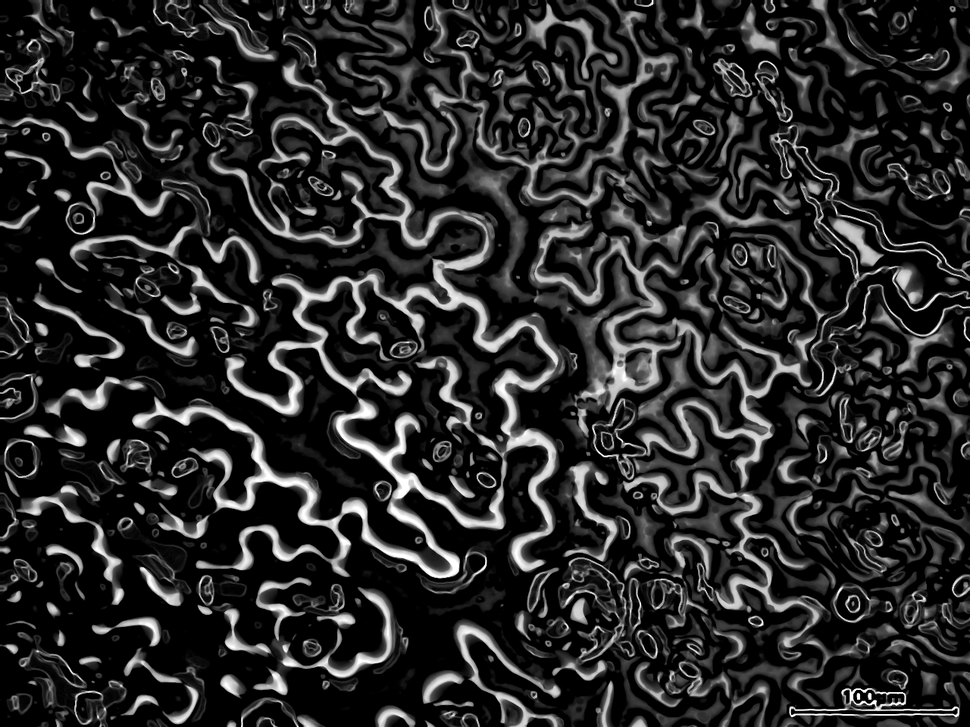
#> input picture check.png, 970 x 727 px, shrunk from 1280 x 960 before the run, given in place of hdg2-2_1_5_3_A.avi, which was not available
$ python best+CLAH.py
#> lines starting #> are read from the running program, lines starting #| are printed output that depends on the picture; after the words box and inside, x2 and y2 are one past the last pixel; in counts of white or black regions, pixels touching at a corner belong together; pictures that were not available may be replaced by others from this repository, and a replacement may not be noted
# here import numpy and cv
from distutils.spawn import spawn
from posixpath import split
from re import M
import numpy as np
import cv2
fgbg = cv2.createBackgroundSubtractorMOG2()
clahe = cv2.createCLAHE(clipLimit=2.0, tileGridSize=(8,8))
VIDEO = 'hdg2-2_1_5_3_A.avi'
Blur1 = 11
Blur2 = 5
perc = 11
k1=2
k2=2
k3=3
k4=2
ero=1
dil=1
dil_err=1

# VideoCapture()=Class for video capturing from video files, image sequences or cameras.
cap = cv2.VideoCapture(VIDEO)
OUT = None
iter = 0

while True:
    ret, frame = cap.read()
#> frame is the input picture: shape (727, 970, 3); min 0, max 255, mean 40.9

    frame
    if iter == 0:
        # <<<< you werejust saving the first frame and adding nothing to it
        OUT = frame[:, :, 0].astype('float32')*0
#> OUT: shape (727, 970) float32; every value is 0
        cell = frame[:, :, 0].astype('float64')*0
#> cell: shape (727, 970) float64; every value is 0
    if ret == False:
        break


    filtered = np.copy(frame)
    gray = cv2.cvtColor(filtered, cv2.COLOR_BGR2GRAY).astype('uint8')


    blur1 = cv2.GaussianBlur(gray,(Blur1,Blur1),5)
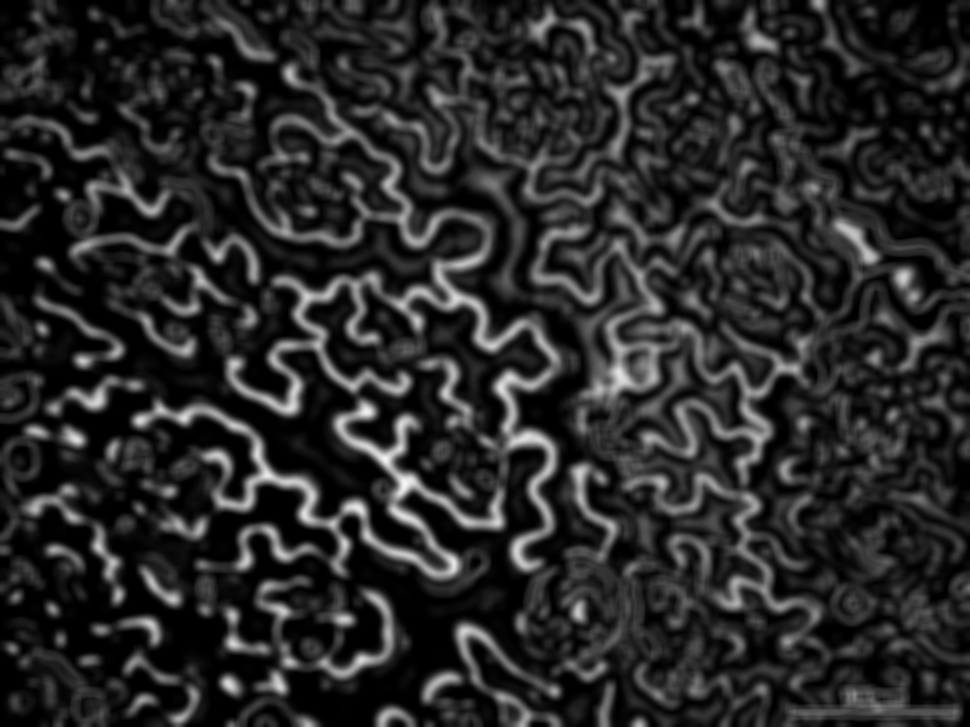
#> blur1: shape (727, 970); min 0, max 245, mean 40.9
    #cv2.imshow("blur1",blur1)
    blur2 = cv2.GaussianBlur(gray,(Blur2,Blur2),1)
    # cv2.imshow("blur2",blur2)
    res1 = blur1.astype('float')-blur2.astype('float')
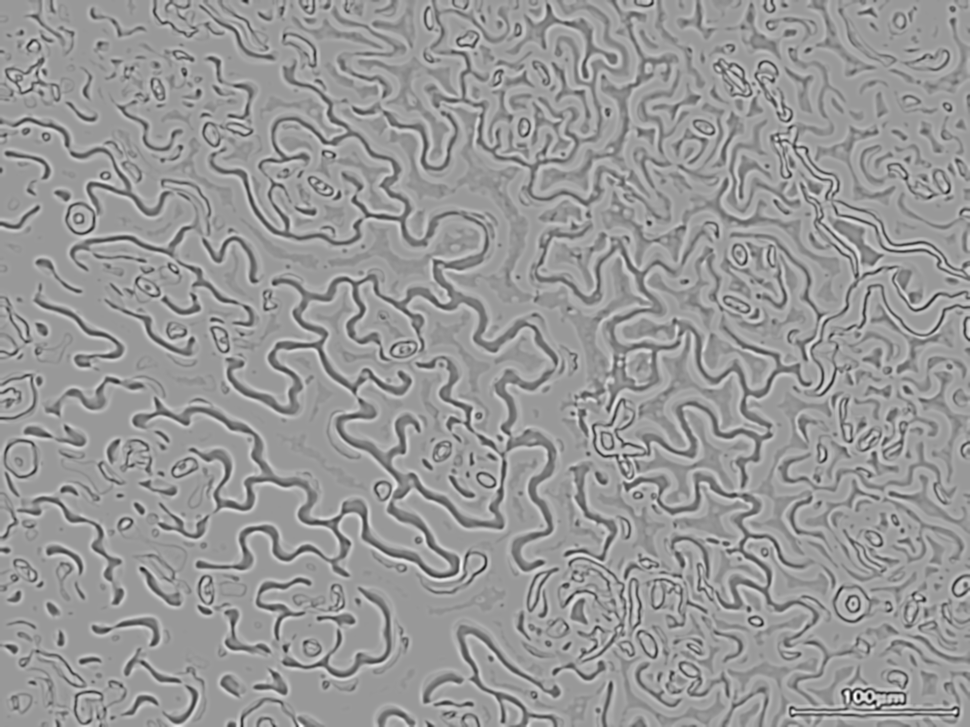
#> res1: shape (727, 970) float64; min -152, max 103, mean 0; drawn with min black and max white
    res = blur1.astype('float')-blur2.astype('float')


    res-=np.amin(res)
    res/=np.amax(res)
    #print(np.percentile(res,perc))
    res = (res>np.percentile(res,perc)).astype("uint8")*255
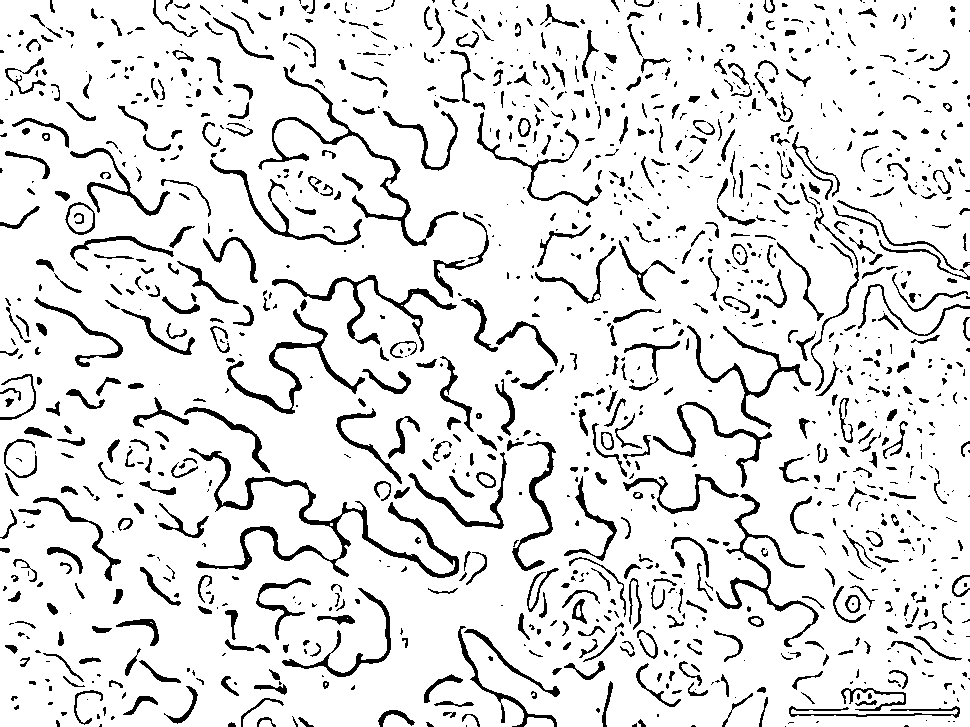
#> res: shape (727, 970); 89% white; 1295 black regions (650 under 20 px), largest, box (x1, y1, x2, y2) and area: (189, 448, 459, 578) 3750, (258, 67, 459, 246) 2084, (227, 309, 365, 414) 1634
    res = clahe.apply(res)
    ret, res = cv2.threshold(res, 156, 255, cv2.THRESH_BINARY | cv2.THRESH_OTSU)
#> ret = 3
    cv2.imshow('heatmap', res)
    kernel_op = np.ones((k3,k3),np.uint8)
    openning= cv2.morphologyEx(res,cv2.MORPH_OPEN,kernel_op)
#> openning: shape (727, 970); 88.9% white; 1200 black regions (573 under 20 px), largest, box (x1, y1, x2, y2) and area: (189, 448, 459, 578) 3794, (623, 474, 819, 647) 2292, (258, 64, 459, 246) 2121
    kernel_cl = np.ones((k4,k4),np.uint8)
    closing= cv2.morphologyEx(openning,cv2.MORPH_CLOSE,kernel_cl)
#> closing: shape (727, 970); 89.4% white; 1335 black regions (636 under 20 px), largest, box (x1, y1, x2, y2) and area: (658, 475, 820, 625) 1929, (260, 66, 428, 247) 1923, (190, 449, 352, 560) 1505

    kernel_e = np.ones((k1,k1),np.uint8)
    #kernel1 = cv2.getStructuringElement(cv2.MORPH_ELLIPSE, kernel_o)
    kernel_d = np.ones((k2,k2),np.uint8)
    #kernel = cv2.getStructuringElement(cv2.MORPH_ELLIPSE, kernel_c)
    erosion = cv2.erode(closing, kernel_e, iterations=ero)
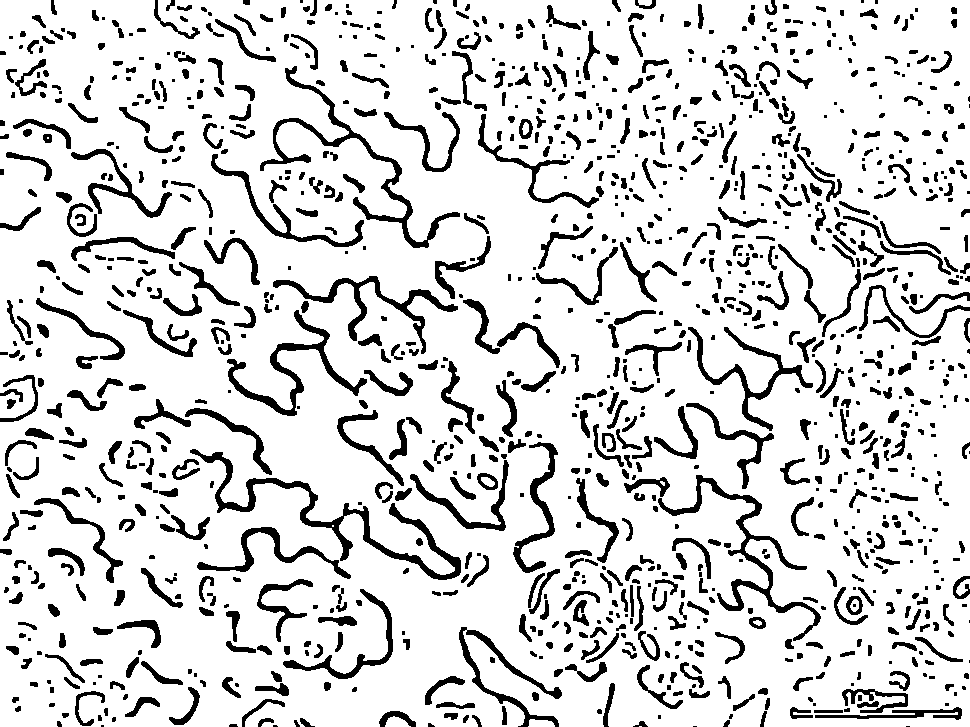
#> erosion: shape (727, 970); 84.8% white; 1212 black regions (322 under 20 px), largest, box (x1, y1, x2, y2) and area: (190, 449, 461, 580) 3555, (260, 66, 460, 248) 2849, (658, 475, 821, 641) 2677
    dilation = cv2.dilate(erosion, kernel_d, iterations=dil)
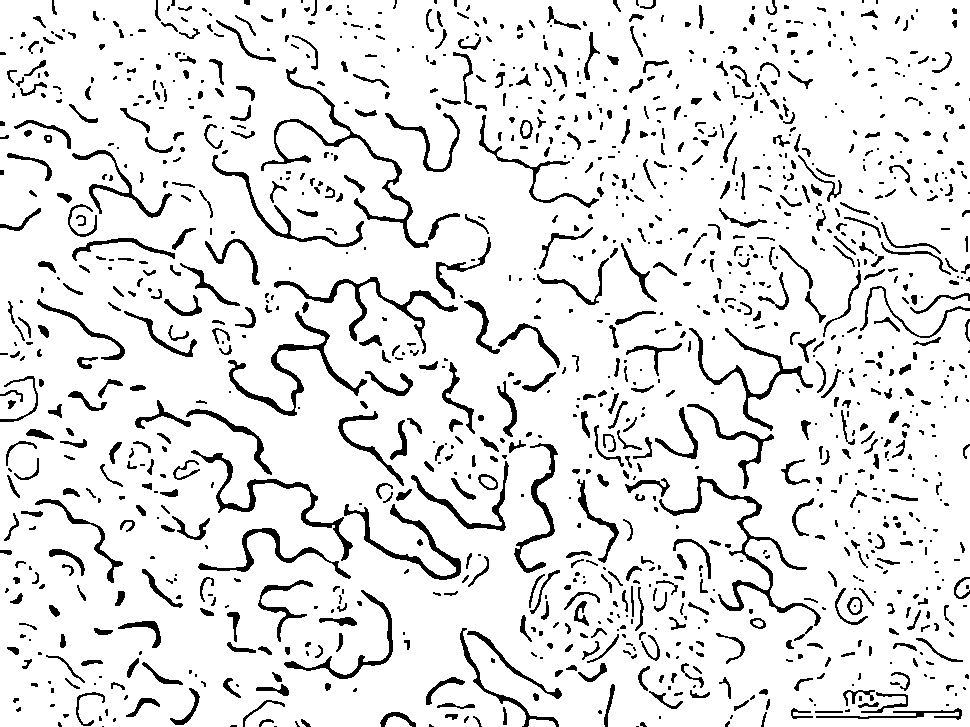
#> dilation: shape (727, 970); 89.4% white; 1261 black regions (572 under 20 px), largest, box (x1, y1, x2, y2) and area: (659, 476, 821, 626) 1929, (261, 67, 429, 248) 1923, (228, 311, 367, 416) 1681
    dil_erode = cv2.erode(dilation, kernel_e, iterations=dil_err)
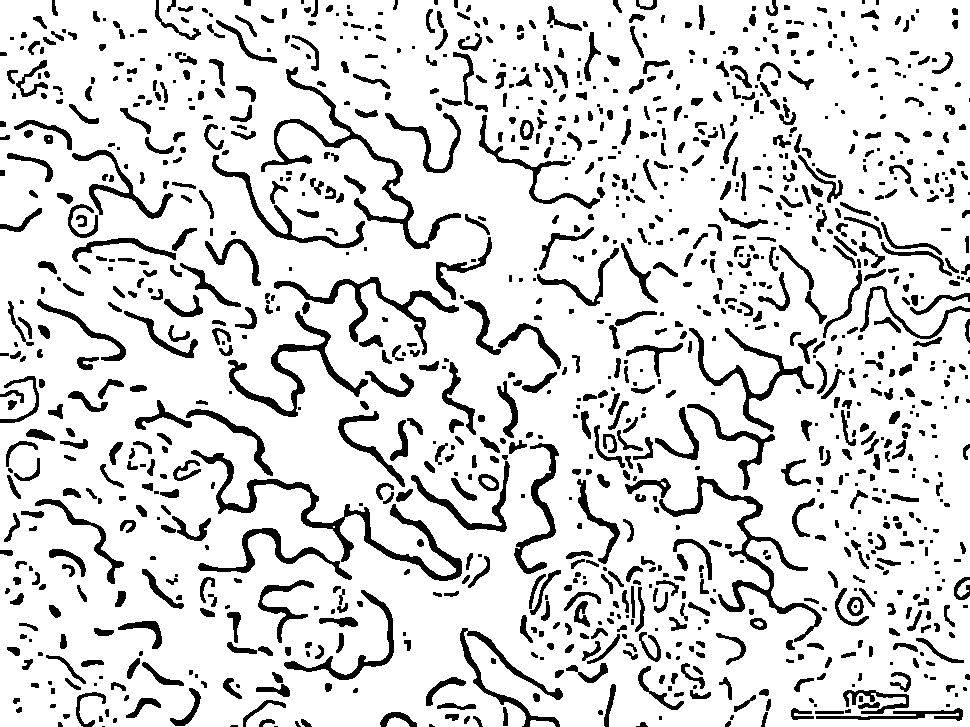
#> dil_erode: shape (727, 970); 84.8% white; 1206 black regions (319 under 20 px), largest, box (x1, y1, x2, y2) and area: (191, 450, 462, 581) 3555, (261, 67, 461, 249) 2849, (659, 476, 822, 642) 2677
    #gray_filtered= cv2.adaptiveThreshold(dil_erode,255,cv2.ADAPTIVE_THRESH_MEAN_C, cv2.THRESH_BINARY_INV,11,2)
    #OUT += gray_filtered /np.amax(res1)
    #dil_erode=fgbg.apply(dil_erode)
    OUT += dil_erode
    cv2.imshow('frame', OUT)
    iter += 1
    if cv2.waitKey(10) & 0xFF == ord('q'):
#> (key q is pressed here)
        break
cap.release()
cv2.destroyAllWindows()
cv2.imwrite(VIDEO.replace('.avi', 'best_clah.png'), ((OUT)/iter).astype("uint8"))

$ run again, on hdg2-2_1_5_3_AEric_Mine.png
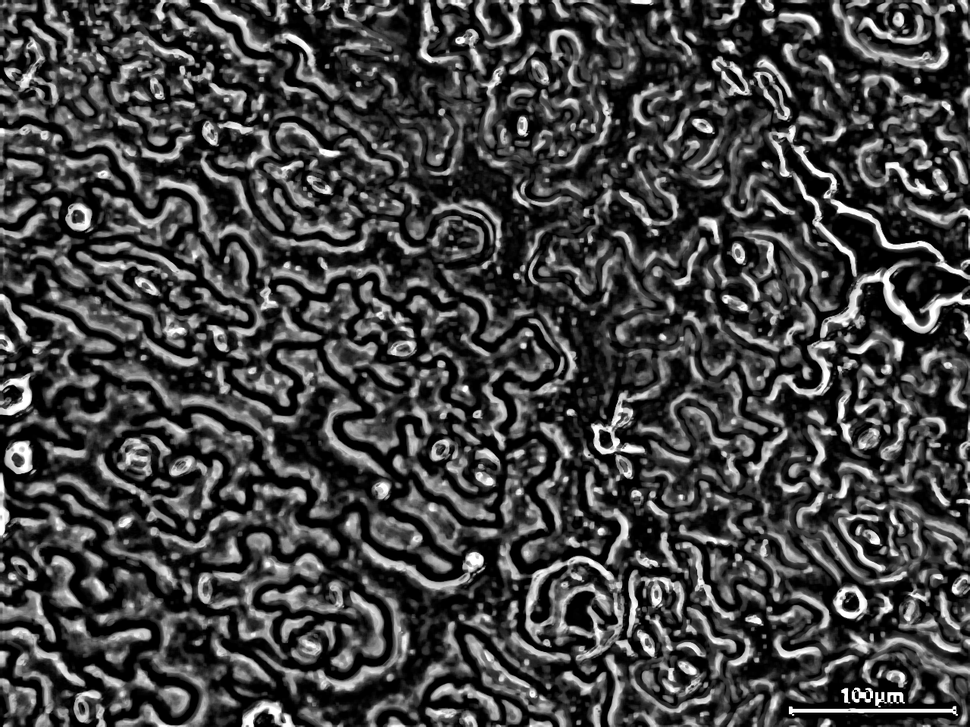
#> input picture hdg2-2_1_5_3_AEric_Mine.png, 970 x 727 px, shrunk from 1280 x 960 before the run, given in place of hdg2-2_1_5_3_A.avi, which was not available
#> frame is the input picture: shape (727, 970, 3); min 0, max 255, mean 66.5
#> cell: shape (727, 970) float64; every value is 0
#> `res = (res>np.percentile(res,perc)).astype("uint8")*255`:
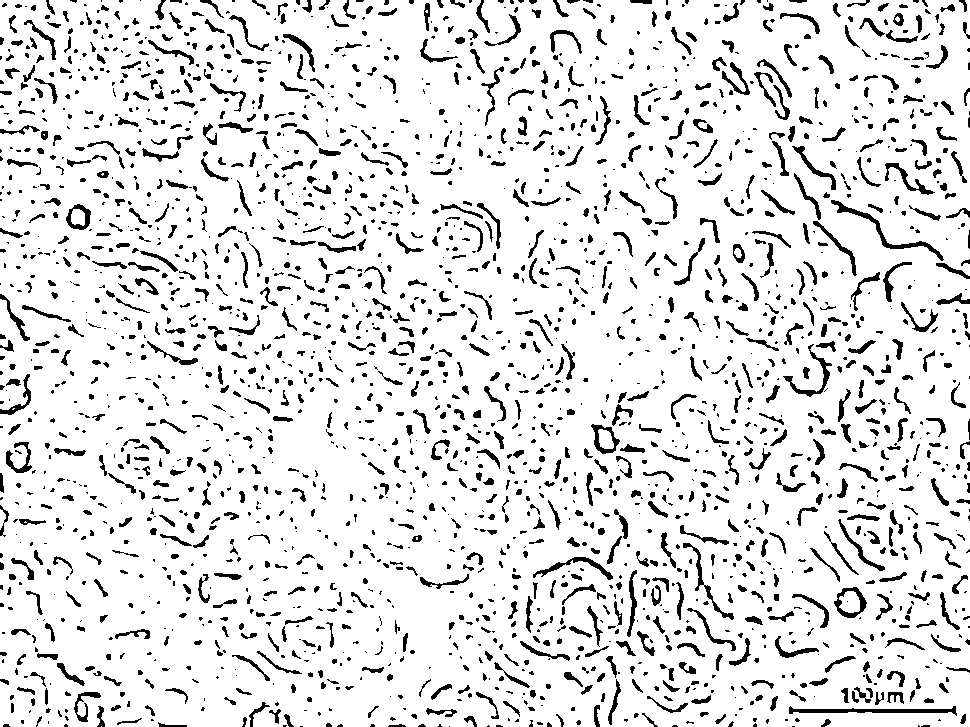
#> res: shape (727, 970); 88.8% white; 2398 black regions (1255 under 20 px), largest, box (x1, y1, x2, y2) and area: (789, 706, 957, 716) 673, (831, 200, 944, 261) 632, (783, 344, 832, 397) 419
#> ret = 3
#> openning: shape (727, 970); 88.6% white; 2256 black regions (1129 under 20 px), largest, box (x1, y1, x2, y2) and area: (831, 200, 970, 279) 784, (789, 706, 957, 716) 673, (794, 173, 857, 276) 502
#> closing: shape (727, 970); 89.1% white; 2193 black regions (1063 under 20 px), largest, box (x1, y1, x2, y2) and area: (832, 201, 970, 280) 780, (790, 707, 958, 716) 671, (785, 353, 833, 398) 414
#> erosion: shape (727, 970); 84% white; 2081 black regions (548 under 20 px), largest, box (x1, y1, x2, y2) and area: (832, 201, 970, 281) 1009, (790, 707, 959, 717) 857, (795, 175, 858, 278) 672
#> dilation: shape (727, 970); 89.1% white; 2135 black regions (1012 under 20 px), largest, box (x1, y1, x2, y2) and area: (833, 202, 970, 281) 777, (791, 708, 959, 717) 671, (796, 176, 858, 278) 500
#> `dil_erode = cv2.erode(dilation, kernel_e, iterations=dil_err)`:
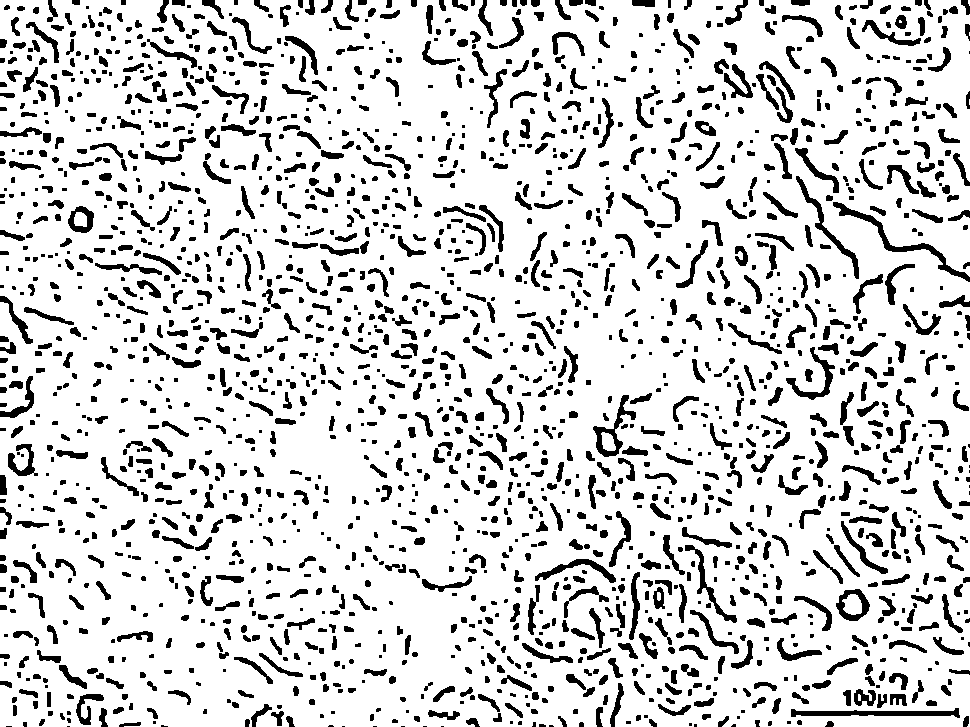
#> dil_erode: shape (727, 970); 84% white; 2072 black regions (540 under 20 px), largest, box (x1, y1, x2, y2) and area: (833, 202, 970, 282) 1004, (791, 708, 960, 718) 857, (796, 176, 859, 279) 672
